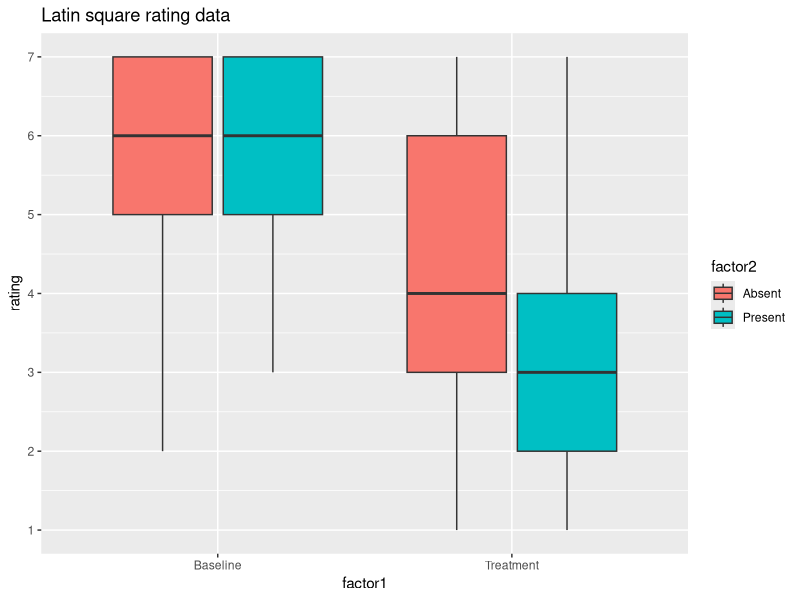
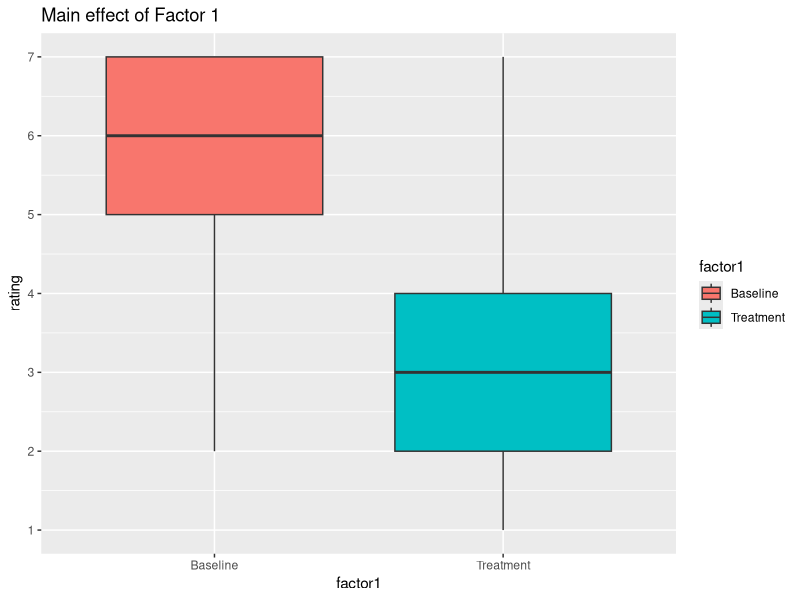
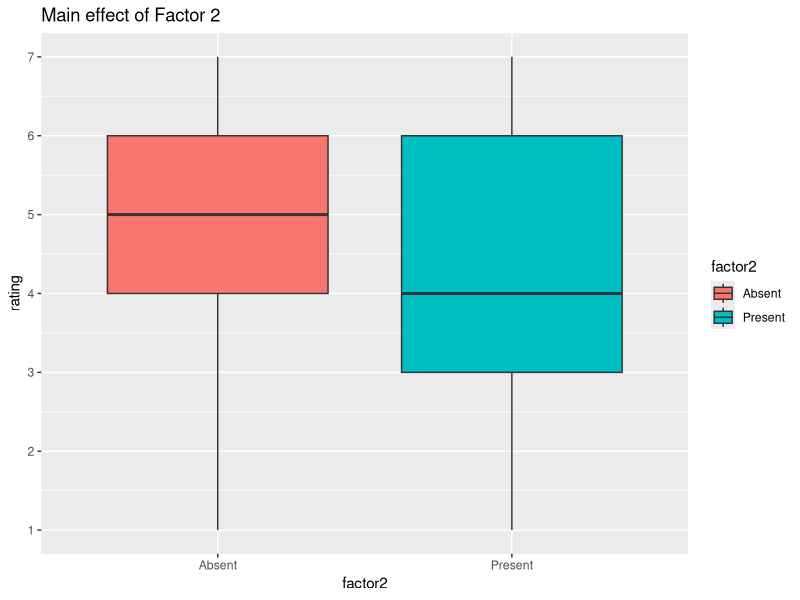

The R source for these figures, in order: (Note: this script raises an error after producing the figures.)
## ---- chunk 1
library(ggplot2)
library(lme4)
library(ordinal)
## ---- chunk 2
library(ordinal)

dataOrd <- read.csv("data/ordinal_data.csv",header=TRUE)
head(dataOrd)
## ---- chunk 3
ggplot(dataOrd, aes(x=factor1,y=rating)) + geom_boxplot(aes(fill=factor2)) + scale_y_continuous(breaks=c(1:7)) + ggtitle("Latin square rating data")
## ---- chunk 4
ggplot(dataOrd, aes(x=factor1,y=rating)) + geom_boxplot(aes(fill=factor1)) + scale_y_continuous(breaks=c(1:7)) + ggtitle("Main effect of Factor 1")
ggplot(dataOrd, aes(x=factor2,y=rating)) + geom_boxplot(aes(fill=factor2)) + scale_y_continuous(breaks=c(1:7)) + ggtitle("Main effect of Factor 2")
## ---- chunk 5
lmer.rate.max <- lmer(rating ~ factor1*factor2 + (1|subject)+(1|item),data=dataOrd, REML=FALSE)
summary(lmer.rate.max)
## ---- chunk 6
clmm.max <- clmm(as.factor(rating) ~ factor1*factor2 + (1|subject)+(1|item),data=dataOrd)
summary(clmm.max)
## ---- chunk 7
clmm.int <- clmm(as.factor(rating) ~ factor1+factor2 + (1|subject)+(1|item),data=dataOrd)
clmm.one <- clmm(as.factor(rating) ~ factor2 + (1|subject)+(1|item),data=dataOrd)
clmm.two <- clmm(as.factor(rating) ~ factor1 + (1|subject)+(1|item),data=dataOrd)
## ---- chunk 8
anova(clmm.max,clmm.int)
## ---- chunk 9
anova(clmm.int,clmm.one)
## ---- chunk 10
anova(clmm.int,clmm.two)
## ---- chunk 11
# script adapted from Jalal Al Tamimi
par(oma=c(0, 0, 0, 1)) # ,mfrow=c(1,1))
xlim = c(min(clmm.max$beta)-.5,max(clmm.max$beta)+.5)
ylim = c(0,1)
plot(0,0,xlim=xlim, ylim=ylim, type="n", ylab="Probability", xlab="", xaxt = "n",main="Predicted curves")
axis(side = 1, labels = c("Treatment   \nPresent","Baseline   \nAbsent","Treatment   \nAbsent","Baseline   \nPresent"), 
     at = c(clmm.max$beta,0),las=2,cex.axis=.7)
xs = seq(xlim[1], xlim[2], length.out=100)
lines(xs, plogis(clmm.max$Theta[1] - xs), col='red',lwd=3)
lines(xs, plogis(clmm.max$Theta[2] - xs)-plogis(clmm.max$Theta[1] - xs), col='orange',lwd=3)
lines(xs, plogis(clmm.max$Theta[3] - xs)-plogis(clmm.max$Theta[2] - xs), col='yellow',lwd=3)
lines(xs, plogis(clmm.max$Theta[4] - xs)-plogis(clmm.max$Theta[3] - xs), col='green',lwd=3)
lines(xs, plogis(clmm.max$Theta[5] - xs)-plogis(clmm.max$Theta[4] - xs), col='blue',lwd=3)
lines(xs, plogis(clmm.max$Theta[6] - xs)-plogis(clmm.max$Theta[5] - xs), col='purple',lwd=3)
lines(xs, 1-(plogis(clmm.max$Theta[6] - xs)), col='black',lwd=3)
abline(v=c(0,clmm.max$beta[1:4]),lty=3)
abline(h=0, lty="dashed")
abline(h=1, lty="dashed")
legend(par('usr')[2], par('usr')[4], bty='n', xpd=NA,lty=1, col=c("red", "orange", "yellow", "green", "blue", "purple", "black"),
       legend=c("1", "2", "3", "4", "5", "6", "7"),cex=0.75)
